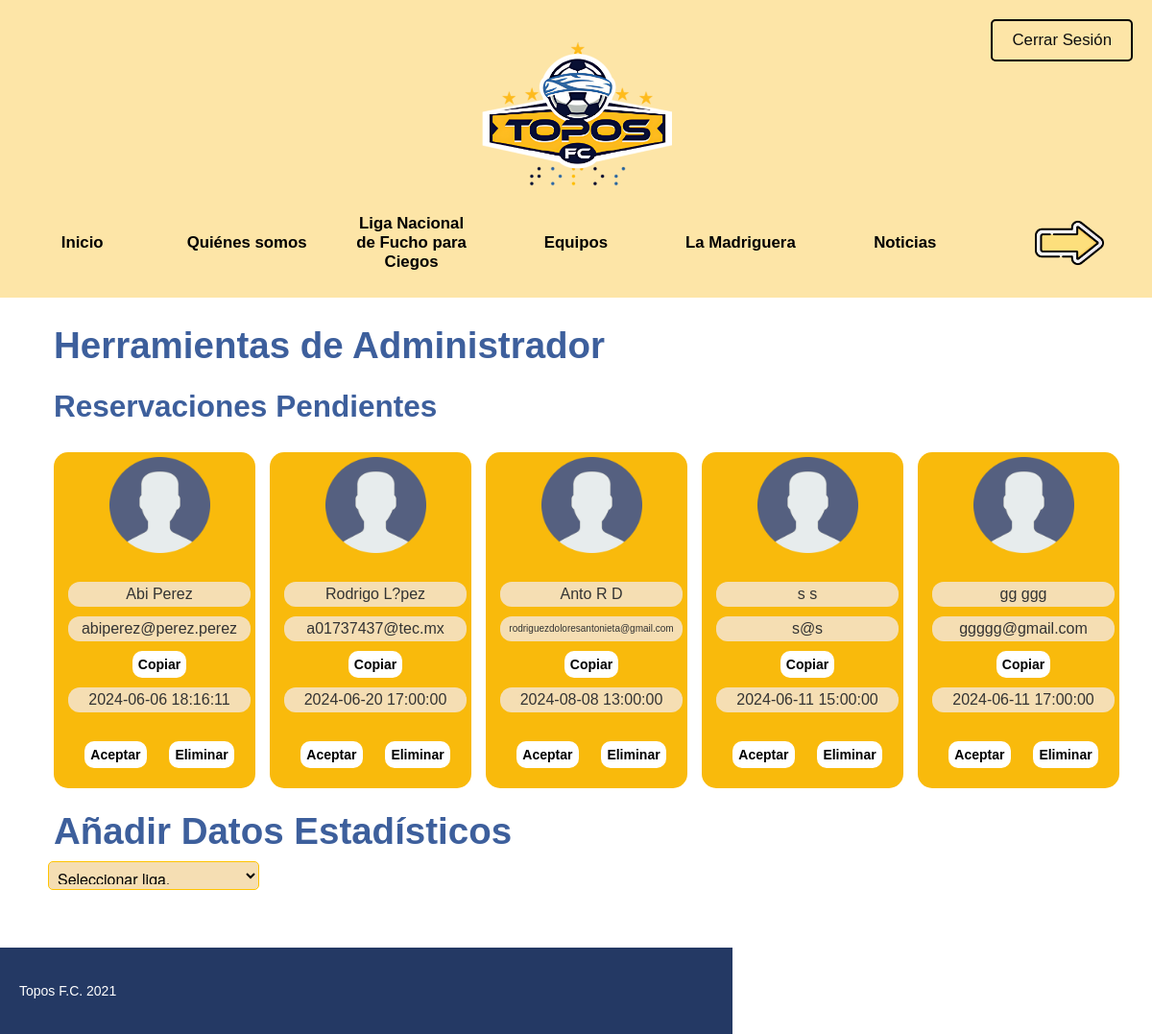
The page /admin.php (signed in) on the database as committed earlier.
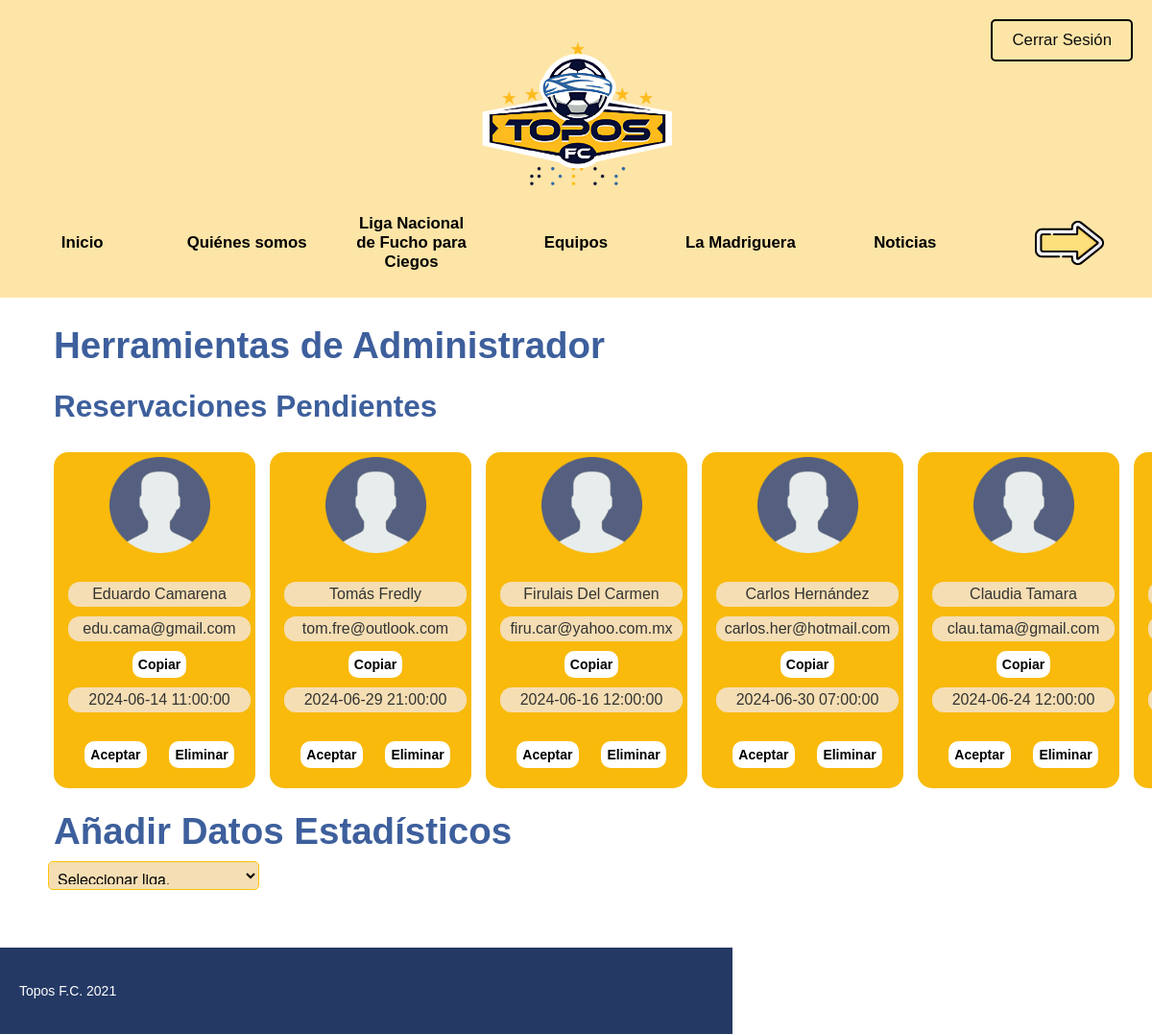
The same page on the database as committed later.
### tables this page shows
CREATE TABLE `reservacion` (
  `idReserva` int(11) NOT NULL,
  `nombre` varchar(40) NOT NULL,
  `apellido` varchar(40) NOT NULL,
  `correo` varchar(255) NOT NULL,
  `motivo` varchar(100) NOT NULL,
  `horaRsv` datetime NOT NULL DEFAULT current_timestamp(),
  `estado` varchar(100) NOT NULL DEFAULT 'Pendiente'
);

### admin.php (the view, shortened to what this page needs)
<!DOCTYPE html>
<html>
<head>
    <link href="css/bootstrap.min.css" rel="stylesheet" id="bootstrap-styles">
    <link rel="stylesheet" href="css/style.css">
</head>
<body class="adminPage">
<div class="container clearfix et_menu_container">
    <nav class="navbar_container">
        <div class="header_top">
            <div class="imagen_navbar">
                <img src="images/topos_logo.png" alt="Logo de topos FC">
            </div>
            <div class="iniciar_sesion">
                <a href="logout.php">Cerrar Sesión</a>
            </div>
        </div>
        <div class="lista seccion1">
            <ul>
                <li><a href="https://toposfc.org/">Inicio</a></li>
                <li><a href="https://toposfc.org/quienes-somos/">Quiénes somos</a></li>
                <li><a href="https://toposfc.org/liga-nacional-de-futbol-para-ciegos/">Liga Nacional de Fucho para Ciegos</a></li>
                <li><a href="https://toposfc.org/equipos/">Equipos</a></li>
                <li><a href="https://toposfc.org/cdc_la_madriguera/">La Madriguera</a></li>
                <li><a href="https://toposfc.org/noticias/">Noticias</a></li>
                <li class="flecha"><a href="#seccion2"><img src="images/flecha_abajo.png" alt="Cambio de menú"></a></li>
            </ul>
        </div>
    </nav>
</div>
<div id='divInicial'>
    <br>
    <h1>Herramientas de Administrador</h1>
    <h2>Reservaciones Pendientes</h2>
    <br><br>
    <div class="scroll-container" id="reservations-container">
        <?php
        $pdo = Database::connect();
        $pdo->setAttribute(PDO::ATTR_ERRMODE, PDO::ERRMODE_EXCEPTION);
        $sql = "SELECT nombre, apellido, correo, motivo, horaRsv FROM reservacion WHERE estado = 'Pendiente'";
        $stmt = $pdo->prepare($sql);
        $stmt->execute();
        $result = $stmt->fetchAll(PDO::FETCH_ASSOC);
        if (empty($result)) {
            echo '<div class="scroll-item no-reservations">
                <div class="contenido">
                    <p>No hay reservaciones pendientes</p>
                </div>
            </div>';
        } else {
            foreach ($result as $row) {
                $horaRsv = $row['horaRsv'];
                echo '<div class="scroll-item" onclick="toggleGirar(this)">
                    <div class="contenido">
                        <img src="images/usuario.png" alt="Imagen usuario" class="ima_usuario"><br><br>
                        <div>
                            <div class="pinfo">' . $row['nombre'] . ' ' . $row['apellido'] . '</div>
                            <div class="pinfo correo-container">' . $row['correo'] . '</div>
                            <button type="button" class="copy-btn" data-correo="' . $row['correo'] . '">Copiar</button>
                            <div class="pinfo">' . $row['horaRsv'] . '</div>
                            <br>
                            <button type="button" class="accept" data-hora-rsv="' . $horaRsv . '">Aceptar</button>
                            <button type="button" class="delete-btn" data-hora-rsv="' . $horaRsv . '">Eliminar</button>
                        </div>
                    </div>
                        <div class="back-content">
                            <div class="scroll-item no-reservations">
                                <p>Motivo de la Reservación:
                                ' . $row['motivo'] . '</p>
                            </div>
                        </div>
                </div>';
            }
        }
        ?>
    </div>
    <h1>Añadir Datos Estadísticos</h1>
    <select class="button-colors" name="leagueChosen" id="leagueSelector" onchange="changeLeague(this.value)">
        <option value="admin" selected>Seleccionar liga.</option>
    </select>
</div>
<footer class="footer">
    <div class="left-content">Topos F.C. 2021</div>
    <div class="right-content">
        <img src="images/facebook-icon-white-png.png" alt="facebook">
        <img src="images/twitter_logo_thin_icon_171449.png" alt="twitter">
        <img src="images/IG-white-instagram-logo-transparent-background-7740.png" alt="instagram">
    </div>
</footer>
</body>
</html>

Rows that differ between the two databases and show on the page:
no longer on this page (row edited): reservacion: nombre "Abi", apellido "Perez", correo "abiperez@perez.perez", horaRsv "2024-06-06 18:16:11"
removed reservacion: nombre "Rodrigo", apellido "L?pez", correo "a01737437@tec.mx", horaRsv "2024-06-20 17:00:00"
removed reservacion: nombre "Anto", apellido "R D", correo "rodriguezdoloresantonieta@gmail.com", horaRsv "2024-08-08 13:00:00"
removed reservacion: nombre "s", apellido "s", correo "s@s", horaRsv "2024-06-11 15:00:00"
removed reservacion: nombre "gg", apellido "ggg", correo "ggggg@gmail.com", horaRsv "2024-06-11 17:00:00"
added reservacion: nombre "Eduardo", apellido "Camarena", correo "edu.cama@gmail.com", horaRsv "2024-06-14 11:00:00"
added reservacion: nombre "Tomás", apellido "Fredly", correo "tom.fre@outlook.com", horaRsv "2024-06-29 21:00:00"
added reservacion: nombre "Firulais", apellido "Del Carmen", correo "firu.car@yahoo.com.mx", horaRsv "2024-06-16 12:00:00"
added reservacion: nombre "Carlos", apellido "Hernández", correo "carlos.her@hotmail.com", horaRsv "2024-06-30 07:00:00"
added reservacion: nombre "Claudia", apellido "Tamara", correo "clau.tama@gmail.com", horaRsv "2024-06-24 12:00:00"
